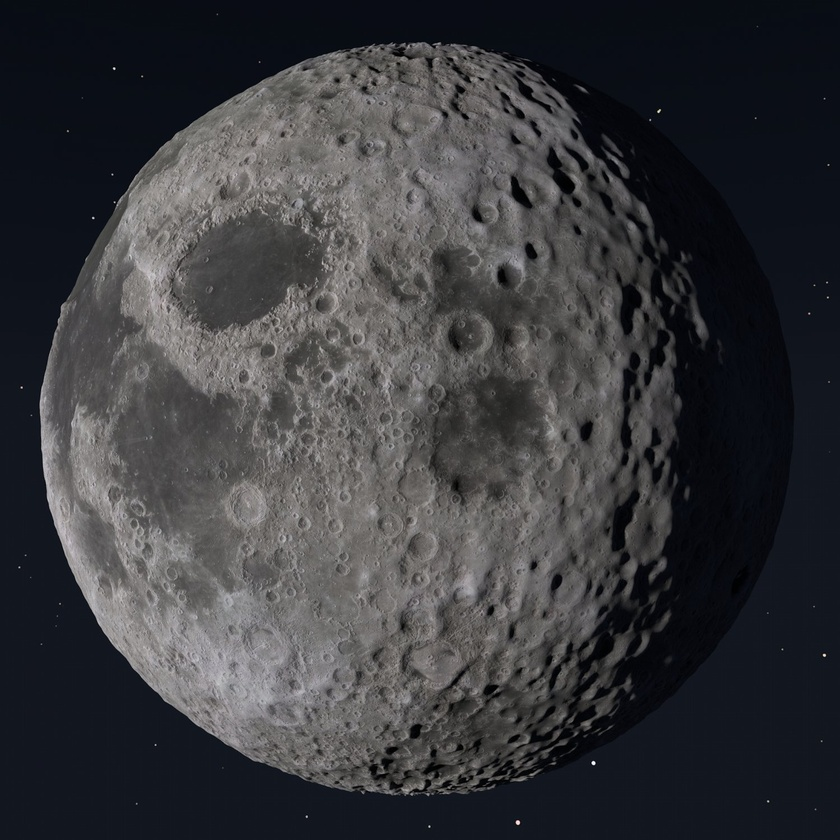
#> input picture HW3/moon.jpg, 840 x 840 px, shrunk from 1500 x 1500 before the run
$ python s.py
#> lines starting #> are read from the running program, lines starting #| are printed output that depends on the picture
import numpy as np
import cv2

img = cv2.imread('moon.jpg', cv2.IMREAD_GRAYSCALE)
#> img: shape (840, 840); min 0, max 255, mean 58.5
kernel = np.array([[0, 1, 0],
                   [1, -4, 1],
                   [0, 1, 0]])

img_h, img_w = img.shape
#> img_h = 840; img_w = 840
kernel_h, kernel_w = kernel.shape

pad_h = (kernel_h-1) // 2
pad_w = (kernel_w-1) // 2

pad = np.pad(img, ((pad_h, pad_h), (pad_w, pad_w)), mode='constant', constant_values=0)
n_img = np.zeros(img.shape)

for i in range(img_h):
    for j in range(img_w):
        n_img[i, j] = np.sum(pad[i:i+kernel_h, j:j+kernel_w]*kernel)
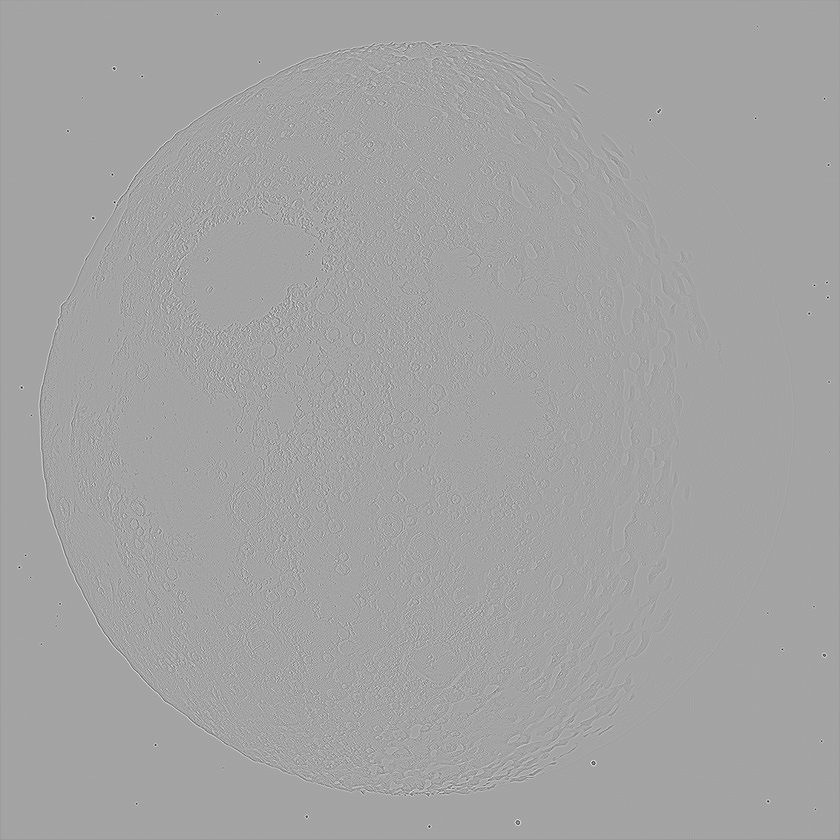
#> n_img: shape (840, 840) float64; min -478, max 266, mean -0.1; drawn with min black and max white

laplacian = np.clip(n_img, 0, 255)
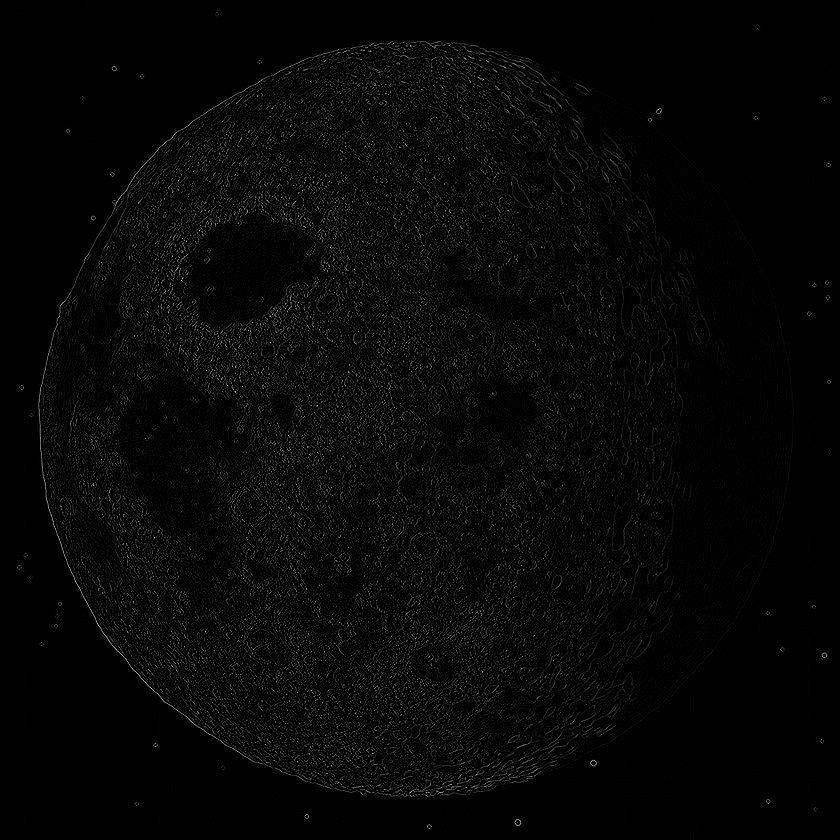
#> laplacian: shape (840, 840) float64; min 0, max 255, mean 6
c = -1
g = img + c * laplacian
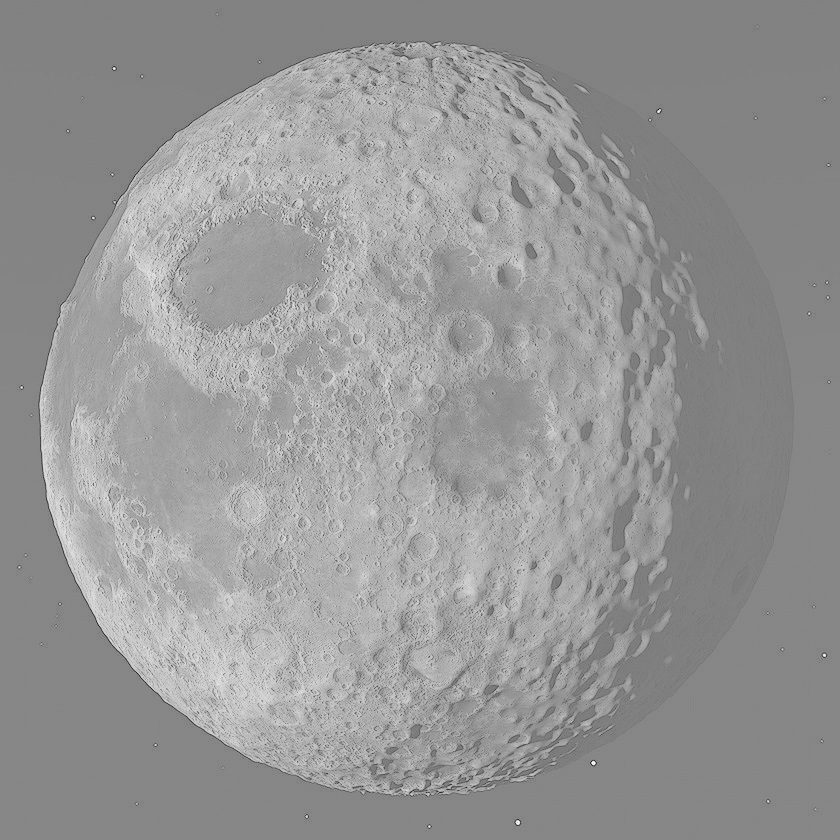
#> g: shape (840, 840) float64; min -242, max 255, mean 52.5; drawn with min black and max white
g_clip = np.clip(g, 0, 255)
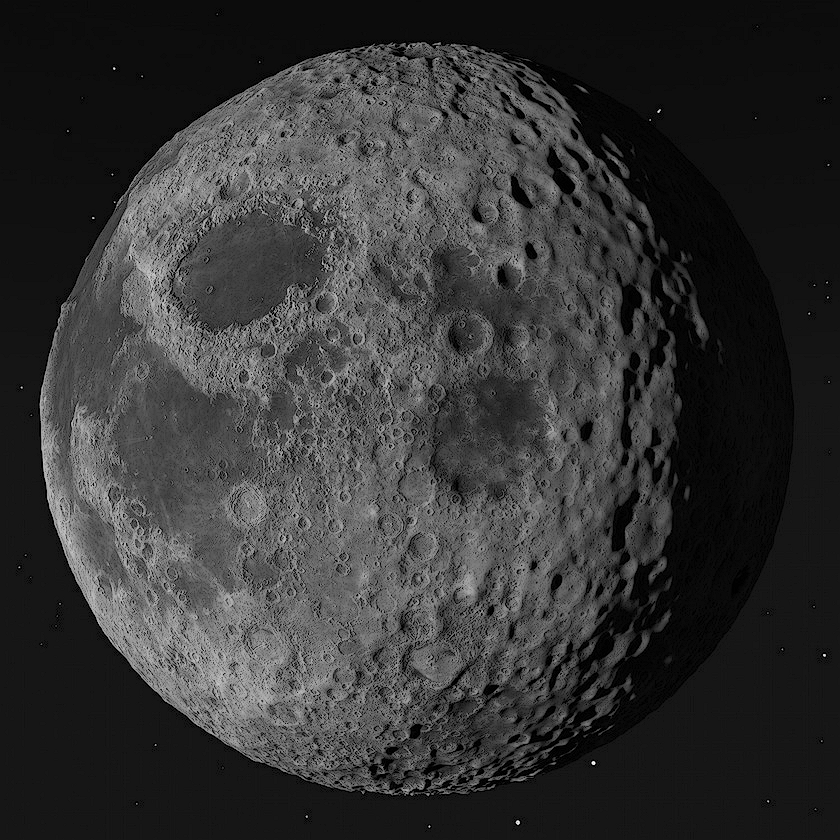
#> g_clip: shape (840, 840) float64; min 0, max 255, mean 53.2
# print(g_clip.dtype)

cv2.imshow('spatial_k4', g_clip.astype(np.uint8))
# cv2.imwrite('spatial_k4.jpg', g_clip)
cv2.waitKey(0)
cv2.destroyAllWindows()

$ run again, with HW3/freq_x5.png saved as HW3/moon.jpg
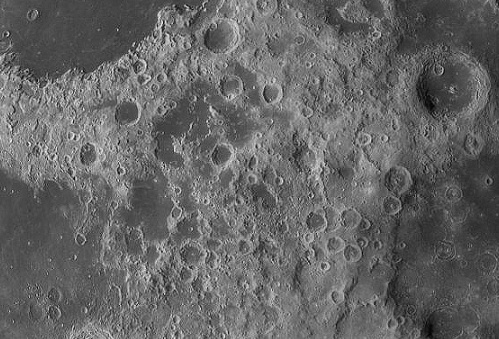
#> input picture HW3/freq_x5.png, 499 x 339 px
#> img is the input picture: shape (339, 499); min 2, max 247, mean 101.5
#> after the loop `for i in range(img_h):`:
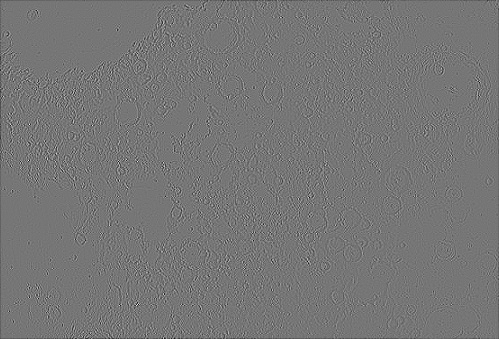
#> n_img: shape (339, 499) float64; min -542, max 625, mean -0.9; drawn with min black and max white
#> `g_clip = np.clip(g, 0, 255)`:
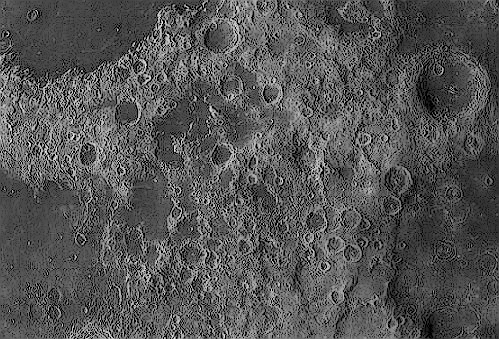
#> g_clip: shape (339, 499) float64; min 0, max 247, mean 84.7

$ run again, with HW3/origin_x5.png saved as HW3/moon.jpg
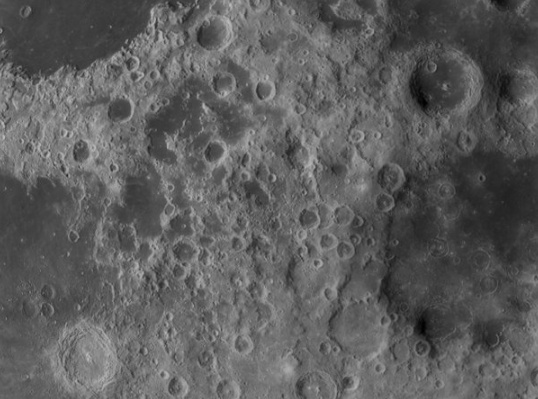
#> input picture HW3/origin_x5.png, 538 x 399 px
#> img is the input picture: shape (399, 538); min 0, max 190, mean 93.4
#> after the loop `for i in range(img_h):`:
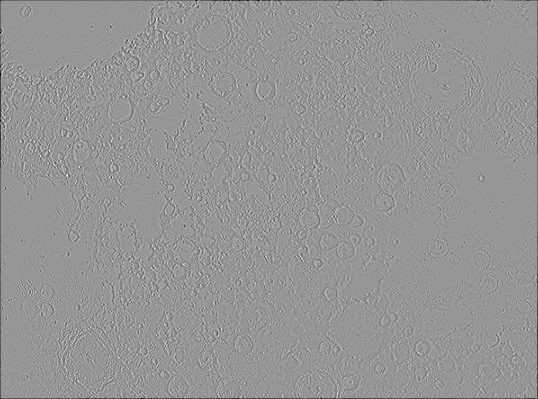
#> n_img: shape (399, 538) float64; min -234, max 163, mean -0.8; drawn with min black and max white
#> `g_clip = np.clip(g, 0, 255)`:
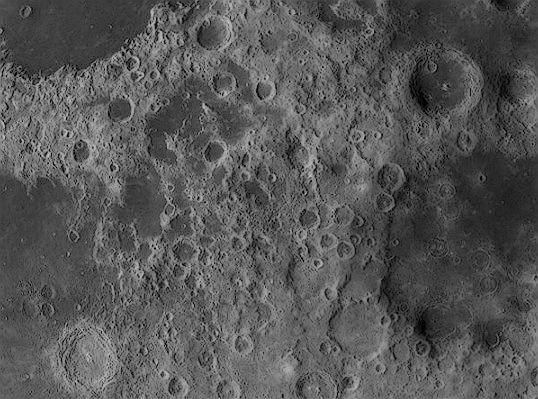
#> g_clip: shape (399, 538) float64; min 0, max 190, mean 87
